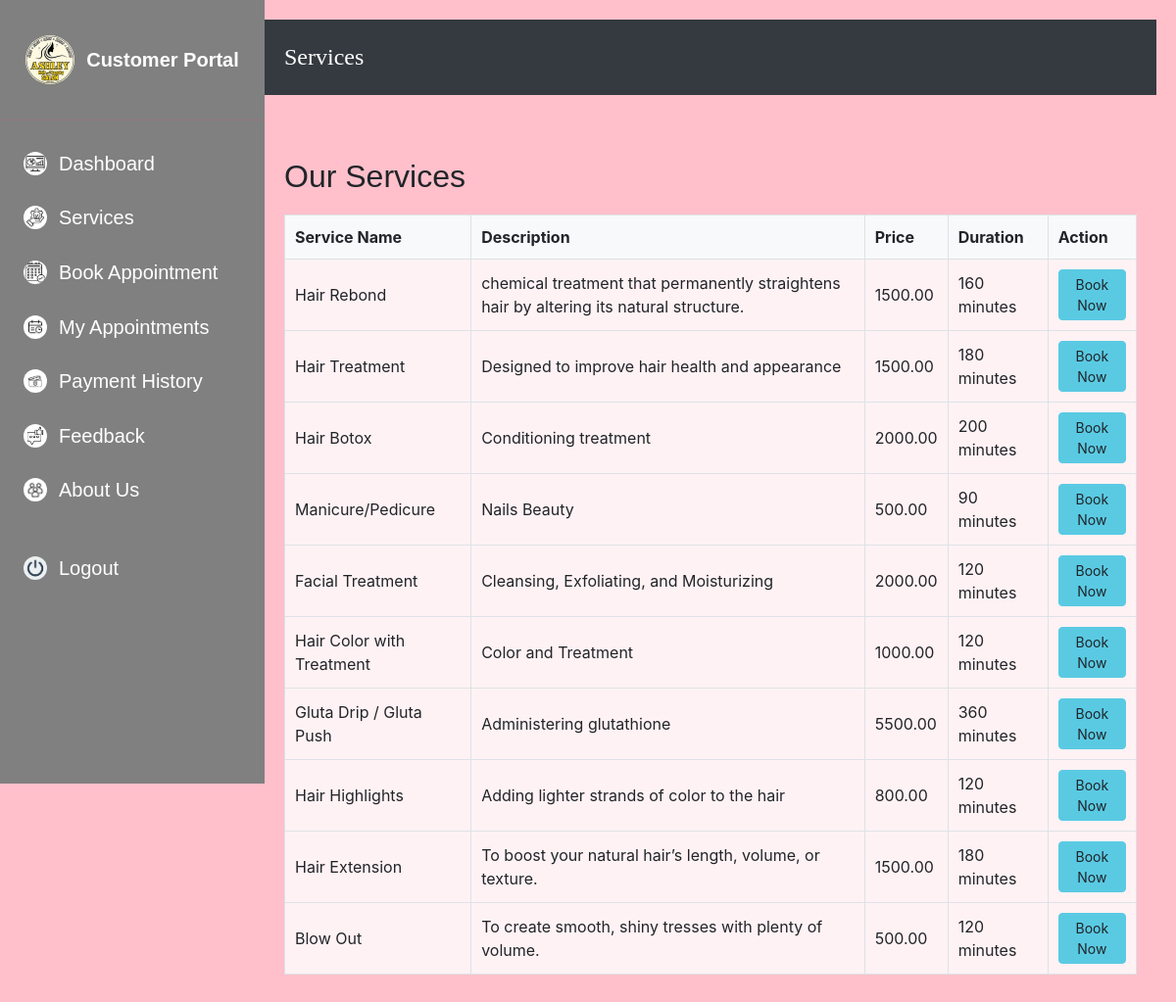
The app's page /customer/services.php (signed in) with its own data.
### tables this page shows
CREATE TABLE `services` (
  `service_id` int(11) NOT NULL,
  `name` varchar(255) NOT NULL,
  `description` text NOT NULL,
  `price` decimal(10,2) NOT NULL,
  `created_at` timestamp NOT NULL DEFAULT current_timestamp(),
  `updated_at` timestamp NOT NULL DEFAULT current_timestamp() ON UPDATE current_timestamp(),
  `duration` int(11) DEFAULT NULL
);

### includes/functions.php (called while the page is built, shortened)
<?php
function get_services($conn)
{
    $sql = "SELECT * FROM services";
    $result = $conn->query($sql);
    return $result->fetch_all(MYSQLI_ASSOC);
}
?>

### customer/services.php (the view, shortened to what this page needs)
<?php
require_once '../includes/db_connect.php';
require_once '../includes/functions.php';
$services = get_services($conn);
?>
<!DOCTYPE html>
<html lang="en">
<head>
    <link rel="stylesheet" href="../bootstrap/css/bootstrap.min.css">
    <link rel="stylesheet" href="../styles/style.css">
</head>
<body>
    <?php include 'customer_sidebar.php'; ?>
    <div class="content-area">
        <div class="content-navbar">
            <h4>Services</h4>
        </div>
        <div class="container mt-4">
            <h2>Our Services</h2>
            <?php if (!empty($services)): ?>
                <table class="service-table">
                    <thead>
                        <tr>
                            <th>Service Name</th>
                            <th>Description</th>
                            <th>Price</th>
                            <th>Duration</th>
                            <th>Action</th>
                        </tr>
                    </thead>
                    <tbody>
                        <?php foreach ($services as $service): ?>
                            <tr>
                                <td><?php echo htmlspecialchars($service['name']); ?></td>
                                <td><?php echo htmlspecialchars($service['description']); ?></td>
                                <td><?php echo htmlspecialchars($service['price']); ?></td>
                                <td><?php echo htmlspecialchars($service['duration']); ?> minutes</td>
                                <td>
                                    <a href="book_appointment.php?service_id=<?php echo $service['service_id']; ?>"
                                       class="btn btn-primary btn-sm">Book Now</a>
                                </td>
                            </tr>
                        <?php endforeach; ?>
                    </tbody>
                </table>
            <?php else: ?>
                <p>No services available at the moment.</p>
            <?php endif; ?>
        </div>
    </div>
</body>
</html>

### customer/customer_sidebar.php (shortened to what this page needs)
<?php
if (isset($_SESSION['user_id']) && isset($_SESSION['role']) && $_SESSION['role'] === 'customer'):
    ?>
    <div class="sidebar">
       <a class="sidebar-brand" href="customer_dashboard.php" style="display: flex; align-items: center; justify-content: center; text-decoration: none; color: white;">
    <img src="../images/logo.jpg" alt="User Icon" style="width: 50px; height: 50px; border-radius: 50%; margin-right: 0.75rem;">
    Customer Portal
</a>
        <hr class="bg-secondary">
        <ul class="nav flex-column">
            <li class="nav-item">
                <a class="nav-link" href="customer_dashboard.php">
                    <img src="../images/d.png" alt="Dashboard Icon"> Dashboard
                </a>
            </li>
            <li class="nav-item">
                <a class="nav-link" href="services.php">
                    <img src="../images/s.png" alt="Services Icon"> Services
                </a>
            </li>
            <li class="nav-item">
                <a class="nav-link" href="book_appointment.php">
                    <img src="../images/bk.png" alt="Book Appointment Icon"> Book Appointment
                </a>
            </li>
            <li class="nav-item">
                <a class="nav-link" href="view_appointments.php">
                    <img src="../images/ap.png" alt="My Appointments Icon"> My Appointments
                </a>
            </li>
            <li class="nav-item">
                <a class="nav-link" href="payment_history.php">
                    <img src="../images/py.png" alt="Payment History Icon"> Payment History
                </a>
            </li>
             <li class="nav-item">
                <a class="nav-link" href="feedback.php">
                    <img src="../images/feed.jpg" alt="feedbacks icon"> Feedback
                </a>
            </li>
            <li class="nav-item">
                <a class="nav-link" href="about_us.php">
                    <img src="../images/abt.png" alt="About Us Icon"> About Us
                </a>
            <li class="nav-item mt-4">
                <a class="nav-link" href="../logout.php">
                    <img src="../images/lg.png" alt="Logout Icon"> Logout
                </a>
            </li>
        </ul>
    </div>
    <?php
else:
    echo '<p class="text-center mt-3"><a href="../login.php">Login as Customer</a></p>';
endif;
?>

### customer/services.php (style rules this page uses)
body { display: flex; min-height: 100vh; background-color: pink; margin: 0; }
.sidebar { background-color: #343a40; color: white; padding-top: 20px; width: 220px; position: fixed; top: 0; left: 0; height: 100vh; z-index: 100; overflow-y: auto; }
.sidebar .sidebar-brand { padding: 1rem 1.5rem; text-align: center; margin-bottom: 20px; font-size: 1.25rem; font-weight: bold; color: white; display: block; text-decoration: none; }
.sidebar .nav-item a { padding: 0.8rem 1.5rem; display: block; text-decoration: none; color: white; transition: background-color 0.15s ease-in-out; }
.content-area { flex-grow: 1; padding: 0; margin-left: 220px; display: flex; flex-direction: column; }
.content-navbar { background-color: #343a40; color: white; padding: 1.5rem 20px; margin-bottom: 20px; display: flex; justify-content: space-between; align-items: center; font-size: 1.1rem; width: 100%; position: sticky; top: 0; margin-top: 0; margin-left: 0; margin-right: 0; z-index: 99; }
.content-navbar h4 { margin-bottom: 0; font-size: 1.5rem; }
.container { padding: 20px; margin-top: 20px; }
.service-table { width: 100%; margin-top: 20px; border-collapse: collapse; background-color: rgba(255, 255, 255, 0.8); }
.service-table th, .service-table td { padding: 10px; border: 1px solid #dee2e6; text-align: left; }
.service-table th { background-color: #f8f9fa; font-weight: bold; }

### customer/customer_sidebar.php (style rules this page uses)
.sidebar { background-color: gray; color: white; padding-top: 20px; width: 270px; position: fixed; top: 0; left: 0; height: 100vh; z-index: 100; overflow-y: auto; }
.sidebar .sidebar-brand { padding: 1rem 1.5rem; text-align: center; margin-bottom: 20px; font-size: 1.25rem; font-weight: bold; color: white; display: flex; align-items: center; justify-content: center; text-decoration: none; }
.sidebar .sidebar-brand img { width: 60px; height: 60px; border-radius: 50%; margin-right: 0.75rem; }
.sidebar .nav-item a { padding: 0.8rem 1.5rem; display: block; text-decoration: none; color: white; transition: background-color 0.15s ease-in-out; display: flex; align-items: center; font-size: 1.25rem; }
.sidebar .nav-item a img { margin-right: 0.75rem; width: 24px; height: 24px; border-radius: 50%; }
.content-area { margin-left: 250px; padding: 20px; flex-grow: 1; }

### records on screen
services: name "Hair Rebond", description "chemical treatment that permanently straightens hair by altering its natural structure.", price "1500.00", duration "160"
services: name "Hair Treatment", description "Designed to improve hair health and appearance", price "1500.00", duration "180"
services: name "Hair Botox", description "Conditioning treatment", price "2000.00", duration "200"
services: name "Manicure/Pedicure", description "Nails Beauty", price "500.00", duration "90"
services: name "Facial Treatment", description "Cleansing, Exfoliating, and Moisturizing", price "2000.00", duration "120"
services: name "Hair Color with Treatment", description "Color and Treatment", price "1000.00", duration "120"
services: name "Gluta Drip / Gluta Push", description "Administering glutathione", price "5500.00", duration "360"
services: name "Hair Highlights", description "Adding lighter strands of color to the hair", price "800.00", duration "120"
services: name "Hair Extension", description "To boost your natural hair’s length, volume, or texture.", price "1500.00", duration "180"
services: name "Blow Out", description "To create smooth, shiny tresses with plenty of volume.", price "500.00", duration "120"
